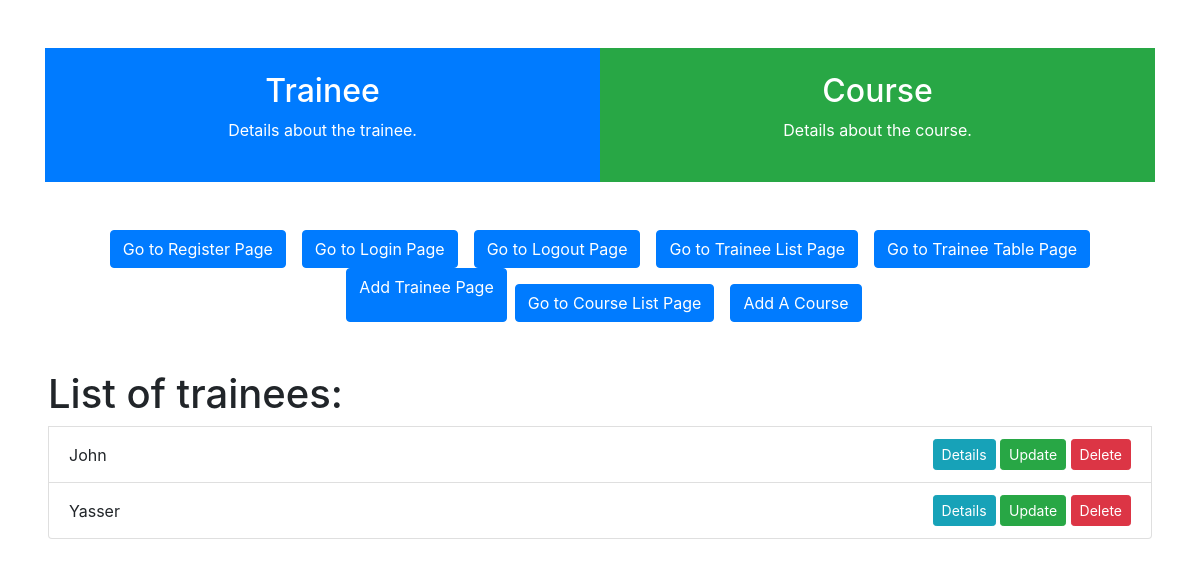
/traineelist/, run on an earlier commit of the app's database.
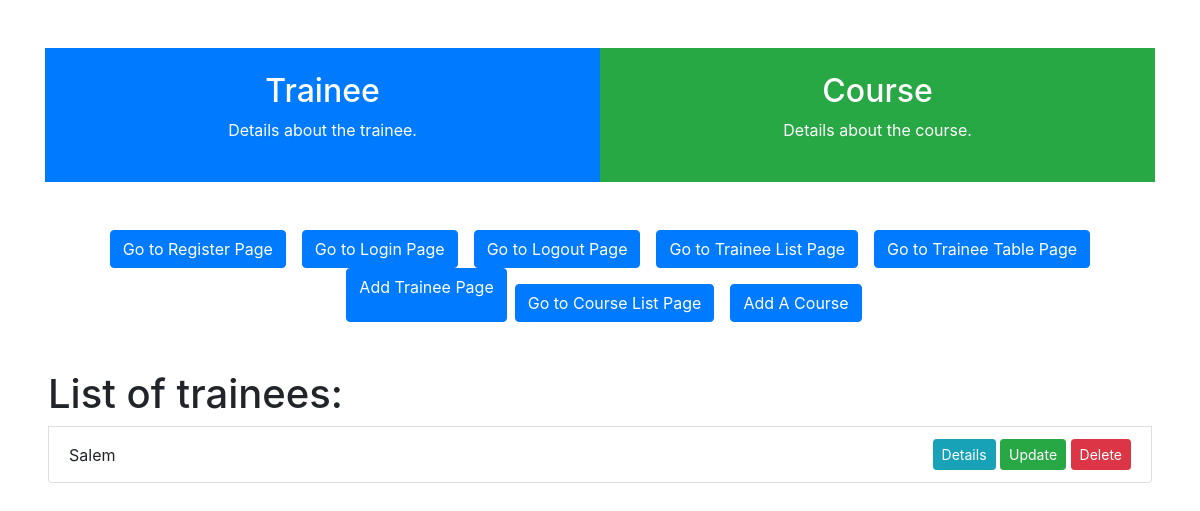
And on a later commit of the database.
### trainee/models.py (models this page shows, shortened)
class Trainee(models.Model):
    trainee = models.CharField(max_length=100)
    is_deleted = models.BooleanField(default=False)

### trainee/views.py (the view, shortened to what this page needs)
# urls.py: path("traineelist/", TraineeListView.as_view(), name="traineelist"),
class TraineeListView(ListView, FormView):
    model = Trainee
    template_name = "trainee/trainee_list.html"
    context_object_name = "trainees"
    form_class = TraineeForm
    success_url = reverse_lazy("traineelist")  # Redirect after successful submission

### trainee/templates/trainee/trainee_list.html (shortened to what this page needs)
{% extends "trainee/layout.html" %}
{% block body %}
<ul class="list-group m-5">
    <h1>List of trainees:</h1>
    {% for trainee in trainees %}
    <li class="list-group-item d-flex justify-content-between align-items-center">
        {{ trainee.trainee }}
        <div>
            <a href="{% url 'trainee-detail' trainee.id %}" class="btn btn-info btn-sm">Details</a>
            <a href="{% url 'update_trainee' trainee.id %}" class="btn btn-success btn-sm">Update</a>
            <form action="{% url 'delete_trainee' trainee.id %}" method="post" class="d-inline">
                <button type="submit" class="btn btn-danger btn-sm">Delete</button>
            </form>
        </div>
    </li>
    {% endfor %}
</ul>
{% endblock %}

What changed in the data, as far as the page shows it:
removed Trainee: trainee "John"
changed Trainee: trainee "Yasser" → "Salem"
